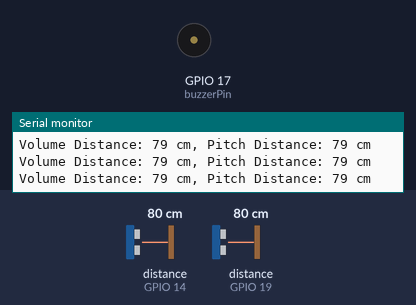
The sketch below on a simulated ESP32. On the bench: buzzer (waves = sounding), the last lines printed to the serial monitor. Wiring (inferred from the names in the program): 2 × ultrasonic range finder: trigger GPIO 5, echo GPIO 19 / trigger GPIO 27, echo GPIO 14. The test bench sets the inputs (shaded band); at power-on: distance to the obstacle (sensors on GPIO 19, GPIO 14) 80 cm. The echo pulse lasts 58.3 µs per cm.

Above: at 1.2 s.
1.3 s: distance to the obstacle (sensor on GPIO 19) set to 12 cm
2.8 s: distance to the obstacle (sensor on GPIO 19) set to 9 cm
At 3.5 s:
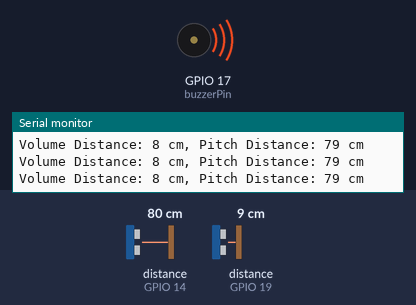
4.3 s: distance to the obstacle (sensor on GPIO 14) set to 2 cm
At 5.3 s:
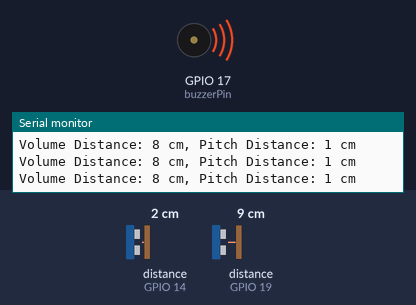
5.8 s: distance to the obstacle (sensor on GPIO 14) set to 4 cm
At 6.8 s:
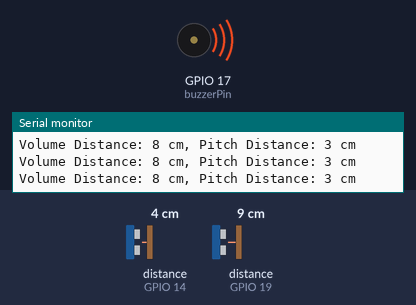
Timing chart, 0 to 8.3 s (numbered marks = the images above; inputs shaded):
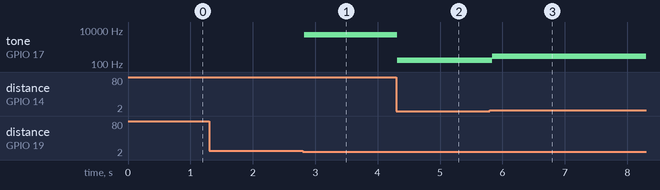

The sketch:

UltrasonicSensorTheremin.ino
```cpp
#include <Arduino.h>

// Sensor 1 (Volume Control) Pins
const int trigPinVolume = 5;  // GPIO5 connected to Trig of Volume Control Sensor
const int echoPinVolume = 19; // GPIO19 connected to Echo of Volume Control Sensor

// Sensor 2 (Pitch Control) Pins
const int trigPinPitch = 27; // GPIO27 connected to Trig of Pitch Control Sensor
const int echoPinPitch = 14; // GPIO14 connected to Echo of Pitch Control Sensor

// KY-006 Passive Buzzer Pin
const int buzzerPin = 17; // Connect the Buzzer to GPIO17

long durationVolume, durationPitch;
int distanceVolume, distancePitch;
int volumeThreshold = 10; // Distance threshold in cm for volume control

void setup()
{
    pinMode(trigPinVolume, OUTPUT); // Set the Trig pin of Volume Sensor as OUTPUT
    pinMode(echoPinVolume, INPUT);  // Set the Echo pin of Volume Sensor as INPUT
    pinMode(trigPinPitch, OUTPUT);  // Set the Trig pin of Pitch Sensor as OUTPUT
    pinMode(echoPinPitch, INPUT);   // Set the Echo pin of Pitch Sensor as INPUT
    pinMode(buzzerPin, OUTPUT);     // Set the Buzzer pin as OUTPUT for sound generation
    Serial.begin(9600);             // Start serial communication for debugging
}

void loop()
{
    // Measuring Distance from Volume Control Sensor
    digitalWrite(trigPinVolume, LOW);
    delayMicroseconds(2);
    digitalWrite(trigPinVolume, HIGH);
    delayMicroseconds(10);
    digitalWrite(trigPinVolume, LOW);
    durationVolume = pulseIn(echoPinVolume, HIGH);
    distanceVolume = durationVolume * 0.034 / 2; // Calculate distance in cm

    // Measuring Distance from Pitch Control Sensor
    digitalWrite(trigPinPitch, LOW);
    delayMicroseconds(2);
    digitalWrite(trigPinPitch, HIGH);
    delayMicroseconds(10);
    digitalWrite(trigPinPitch, LOW);
    durationPitch = pulseIn(echoPinPitch, HIGH);
    distancePitch = durationPitch * 0.034 / 2; // Calculate distance in cm

    // Mapping Distance to Buzzer Frequency for Pitch
    int frequency = map(distancePitch, 0, 30, 100, 2000); // Map distance to frequency range

    // Volume Control: Sound On/Off based on distance threshold
    if (distanceVolume < volumeThreshold)
    {
        tone(buzzerPin, frequency); // Play tone with calculated frequency
    }
    else
    {
        noTone(buzzerPin); // Turn off sound if above volume threshold
    }

    // Debugging Output to Serial Monitor
    Serial.print("Volume Distance: ");
    Serial.print(distanceVolume);
    Serial.print(" cm, Pitch Distance: ");
    Serial.print(distancePitch);
    Serial.println(" cm");

    delay(100); // Short delay before next loop iteration
}
```

Measured:
- the behaviour switches between 11 and 10 cm on distance to the obstacle (sensor on GPIO 19) (found by bisection; images 0 and 1)
- after the input at 2.8 s, tone on GPIO 17 (buzzerPin): silent → 5103 Hz at once
- after the input at 4.3 s, tone on GPIO 17 (buzzerPin): 5103 Hz → 163 Hz at once
- after the input at 5.8 s, tone on GPIO 17 (buzzerPin): 163 Hz → 290 Hz at once
